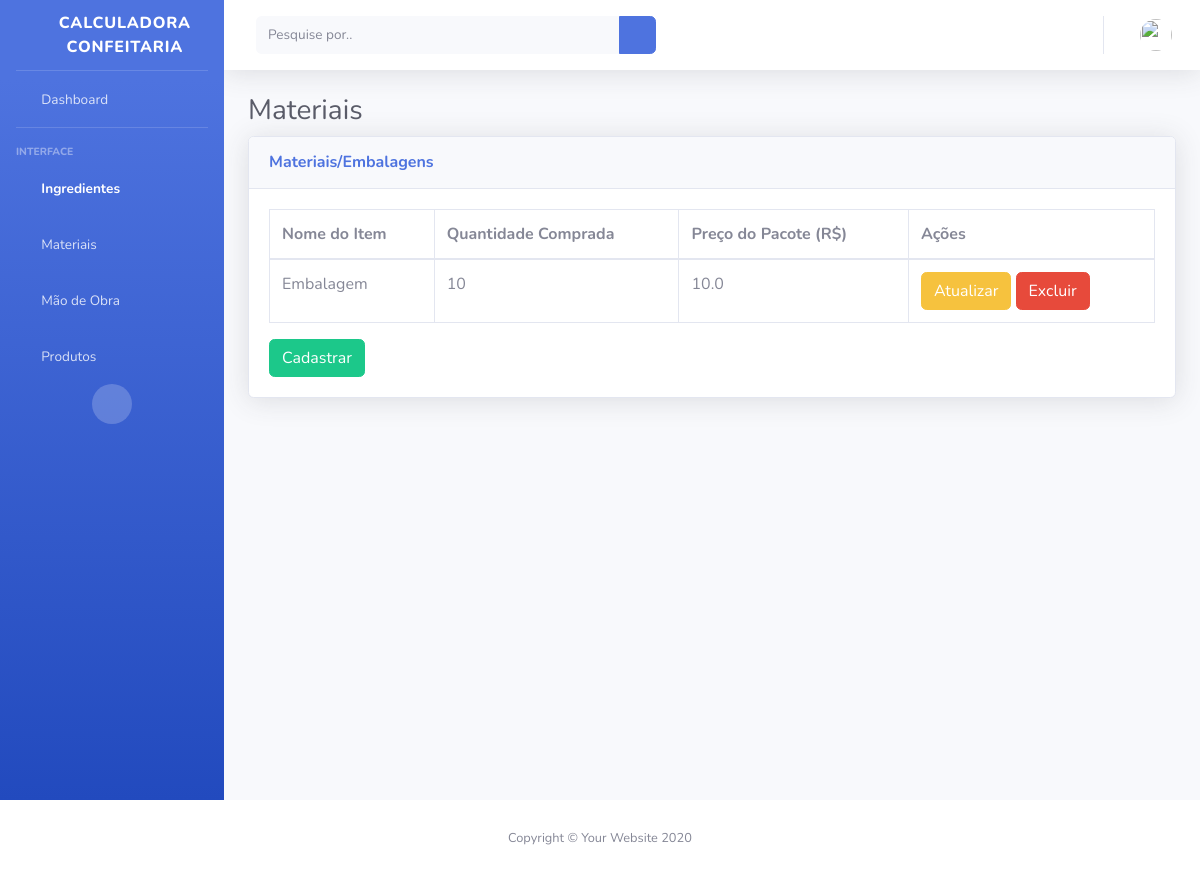
/material-list (signed in), run on an earlier commit of the app's database.
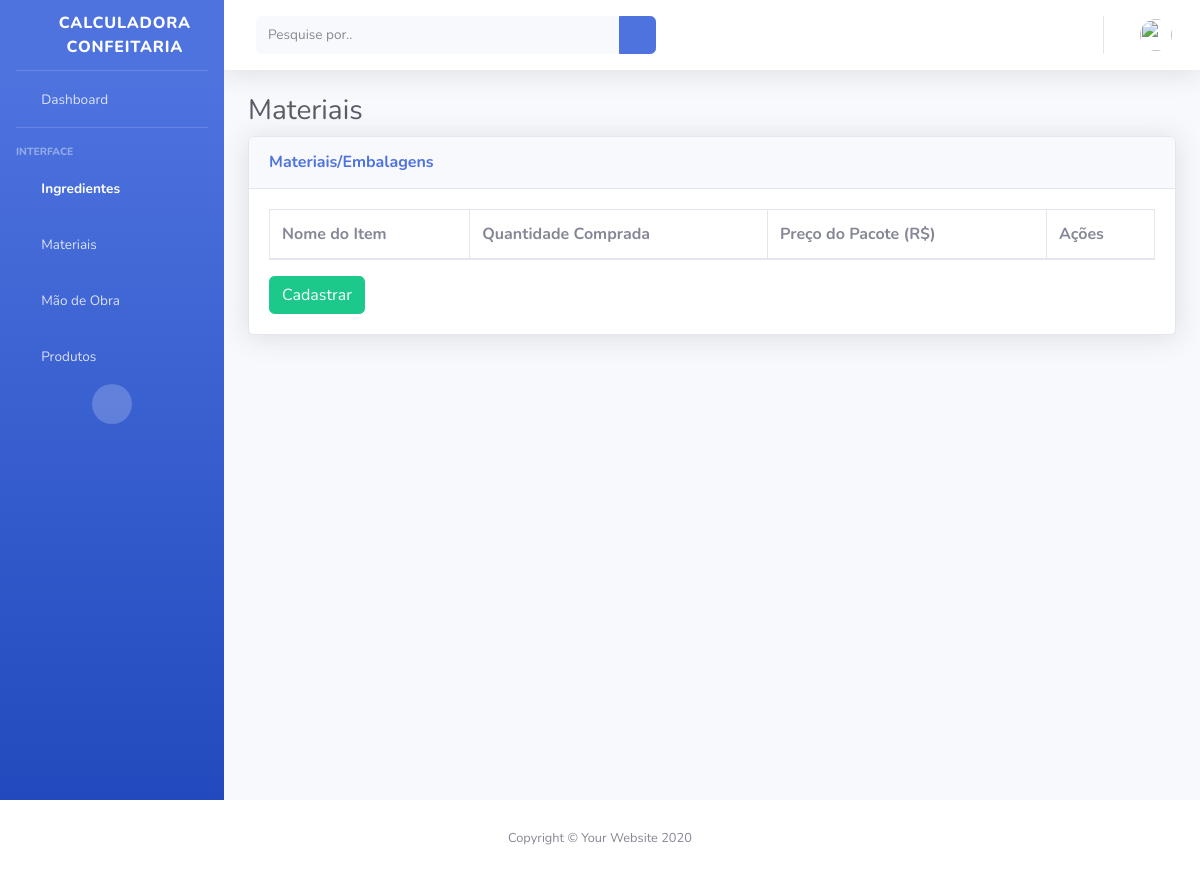
And on a later commit of the database.
### myapp/models.py (models this page shows, shortened)
class Material(models.Model):
    user = models.ForeignKey(CustomUser, blank=True, on_delete=models.CASCADE)
    name = models.CharField(_("Nome do Item:"), db_column='name', max_length=100, blank=False)
    quantity = models.IntegerField(
        _("Quantidade Comprada:"), db_column='quantity', blank=False)
    price = models.FloatField(_("(R$) Preço do Pacote de Embalagem:"), db_column='price', blank=False)
    class Meta:
        ordering = ["name"]

### myapp/views.py (the view)
# urls.py: path('material-list', views.materialList, name='material-list'),
@login_required
def materialList(request):
    materials = Material.objects.all()
    return render(request, "material-list.html", {'materials': materials})

### myapp/templates/material-list.html
{% extends "base.html" %}
{% block content %}
<h1 class="h3 mb-2 text-gray-800">Materiais</h1>
<div class="card shadow mb-4">
<div class="card-header py-3">
    <h6 class="m-0 font-weight-bold text-primary">Materiais/Embalagens</h6>
</div>
<div class="card-body">
    <div class="table-responsive">
        <table class="table table-bordered" id="dataTable" width=100%" cellspacing="0">
            <thead>
                <tr>
                    <th scope="col">Nome do Item</th>
                    <th scope="col">Quantidade Comprada</th>
                    <th scope="col">Preço do Pacote (R$)</th>
                    <th scope="col">Ações</th>
                </tr>
            </thead>
            <tbody>
                {% for material in materials %}
                <tr>
                    <td>{{ material.name }}</td>
                    <td>{{ material.quantity }}</td>
                    <td>{{ material.price }}</td>
                    <td><a type="button" class="btn btn-warning" href="/ingredient-update/{{ material.id }}">Atualizar</a>
                        <a type="button" class="btn btn-danger" href="/ingredient-delete/{{ material.id }}">Excluir</a>
                    </td>
                </tr>
                {% endfor %}
            </tbody>
        </table>
        <a type="button" class="btn btn-success" href="{%url 'material-create' %}">Cadastrar</a>
    </div>
</div>
</div>
{% endblock %}

What changed in the data, as far as the page shows it:
removed Material: name "Embalagem", quantity "10", price "10.0"
